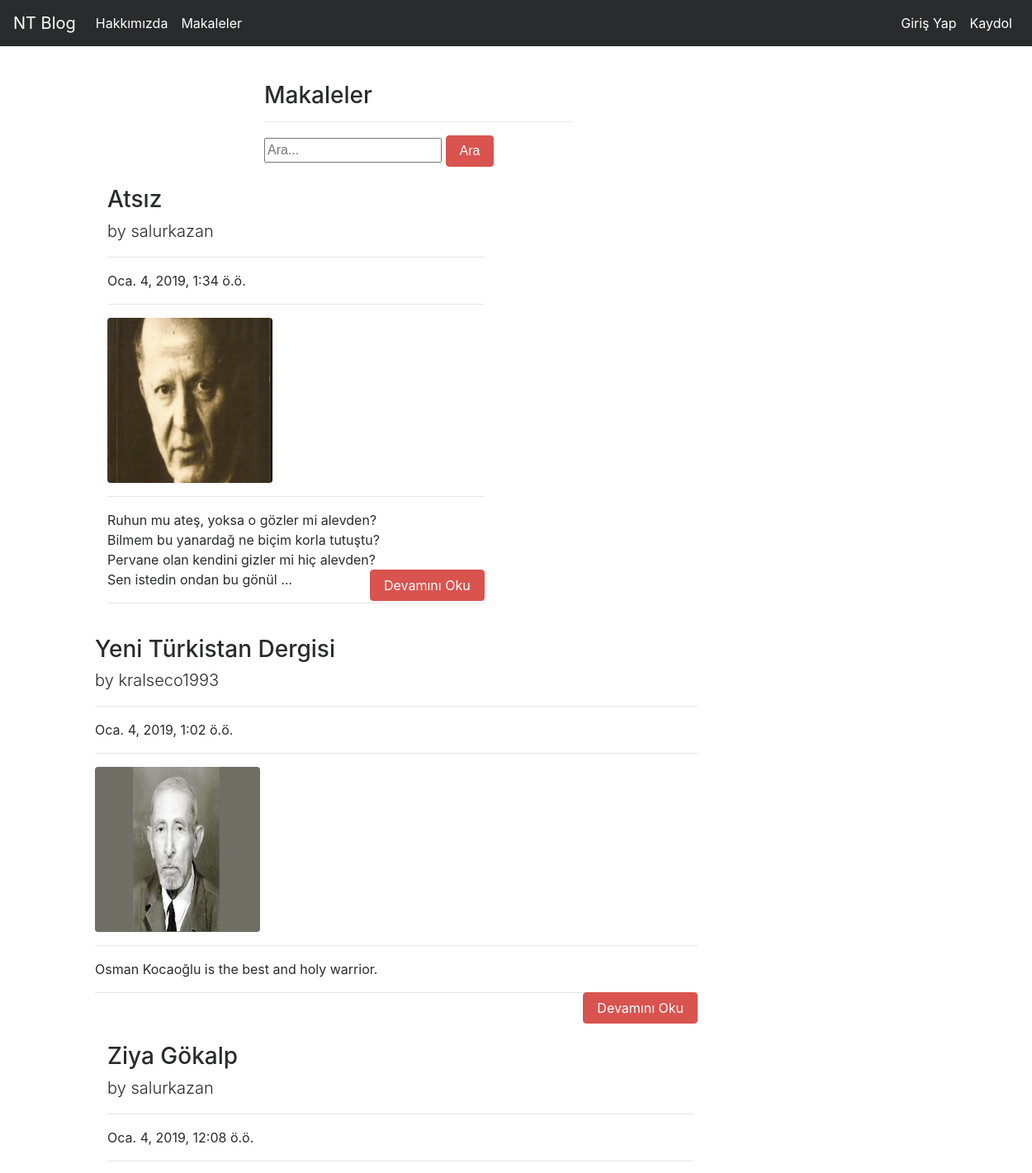
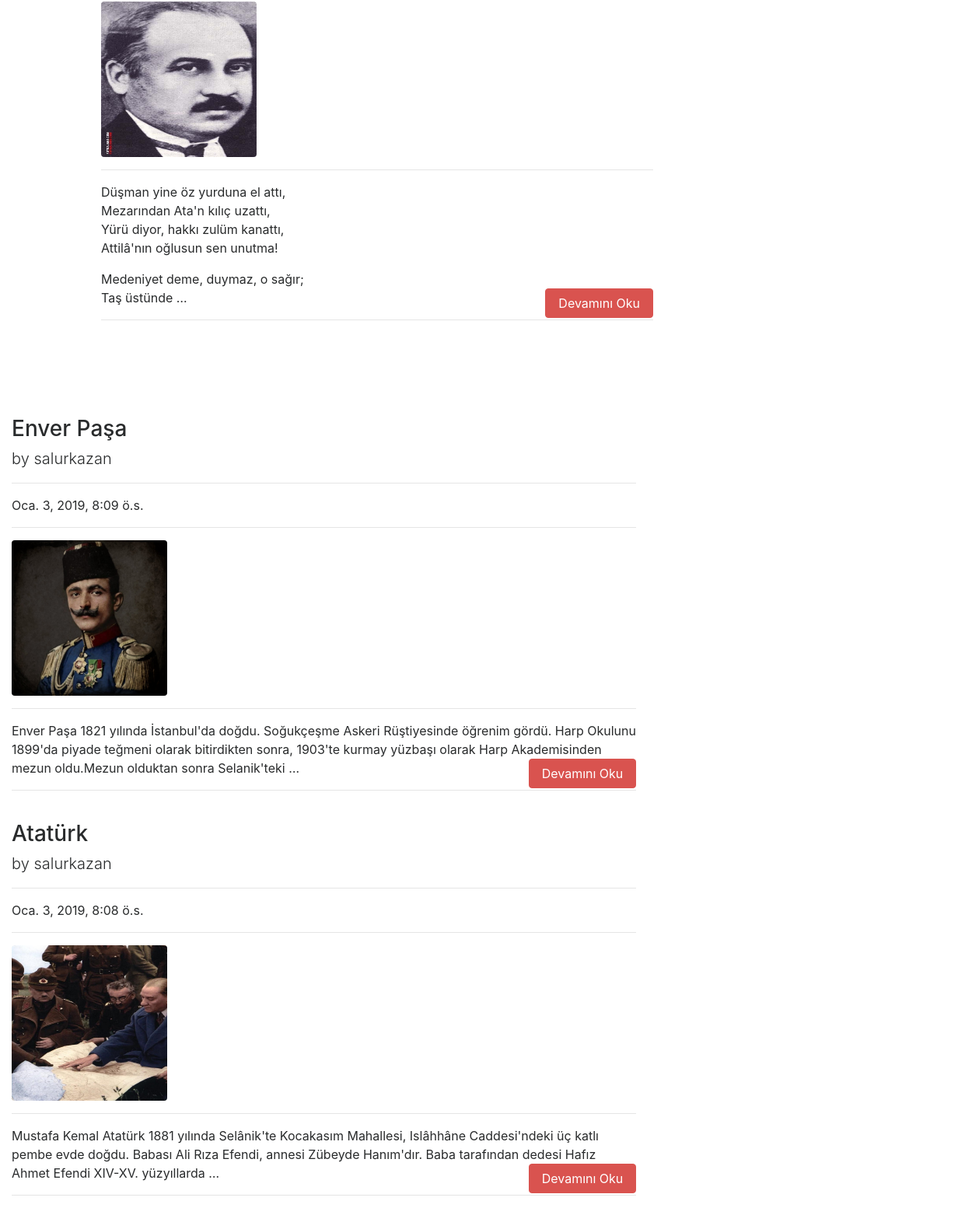
The app's page /articles/ with its own data (2 pictures, top to bottom).
### article/models.py (models this page shows, shortened)
class Article(models.Model):
    author = models.ForeignKey("auth.User",on_delete = models.CASCADE, verbose_name = "Yazar")#bu alan user kısmına denk geliyor diyoruz. Bu kullanıcı silindiğinde makale de silinecek
    title = models.CharField(max_length = 50, verbose_name = "Başlık")
    content = RichTextField(verbose_name = "İçerik")
    created_date = models.DateTimeField(auto_now=True, verbose_name = "Oluşturulma Tarihi")#o anki tarih
    article_image = models.FileField(blank = True, null=True, verbose_name="Fotoğraf Ekle")#bu alanımız dolu veya boş olabilir.
    class Meta:
        ordering = ['-created_date'] #son ekleme tarihine sahip olan ilk gösterilecek.

### article/views.py (the view)
# urls.py: path('', views.articles, name = "articles"),#blog/urls'te dahil ettiğimiz için burada belirtmemeliyiz. boşluk bıraktık bu yüzden.
def articles(request):
    keyword = request.GET.get("keyword")
    if keyword:
        articles = Article.objects.filter(title__contains= keyword)
        return render(request, "articles.html",{"articles":articles})
    articles = Article.objects.all() #bütün makaleleri aldık.
    return render(request,"articles.html",{"articles":articles})

### templates/articles.html (shortened to what this page needs)
{% extends "layout.html" %}
{% block body %}
<div class="row">
<div class="col-lg-8">
    <div class="row">
        <div class="col-md-10 offset-md-3">
            <div class="col-lg-8">
                <h3>Makaleler</h3>
                <hr>
                    <form>
                        <input type="text" name = "keyword" class="input-sm" maxlength="64" placeholder="Ara...">
                    <button type="submit" class="btn btn-danger">Ara</button>
                    </form>
            </div>
        </div>
    </div>
{% if articles %}
{% for article in articles  %}
    <div class="col-lg-8">
      <h3 class="mt-4">{{article.title}}</h3>
      <p class="lead">
        by
        {{article.author}}
      </p>
      <hr>
      <p>{{article.created_date}}</p>
      <hr>
      {% if article.article_image %}
      <img style="height:200px; width:200px" class="img-fluid rounded" src="{{article.article_image.url}}" alt="" >
      {% endif %}
      <hr>
      <p class="lead">
            {{article.content|safe|truncatewords:30}}
            <a style ="float : right" href="{% url  'article:detail' article.id %}" class="btn btn-danger">Devamını Oku</a>
      </p>
      <hr>
      </div>
    </div>
{% endfor %}
{% else %}
    <div class="alert alert-danger">
        Makale Bulunamadı
    </div>
{% endif %}
{% endblock body %}

### templates/layout.html (shortened to what this page needs)
<!DOCTYPE html>
{% load static %}
<html lang="en">
<head>
    <link rel="stylesheet" href="{% static 'css/bootstrap.min.css' %}">
</head>
<body>
    {% include "includes/navbar.html" %}
    <div  style = "margin:100px; margin-bottom:100px;" class="container">
        {% block body %}
        {% endblock body %}
</body>
</html>

### templates/includes/navbar.html (shortened to what this page needs)
<nav class="navbar navbar-toggleable-md navbar-inverse fixed-top bg-inverse">
    <a class="navbar-brand" href="{% url 'index' %}">NT Blog</a>
    <div class="collapse navbar-collapse" id="navbarCollapse">
      <ul class="navbar-nav mr-auto">
        <li class="nav-item active">
          <a class="nav-link" href="{% url 'about' %}">Hakkımızda</a>
        </li>
        <li class="nav-item active">
            <a class="nav-link" href="{% url  'article:articles' %}">Makaleler</a>
          </li>
      </ul>
        <ul class="navbar-nav m1-auto">
          {% if request.user.is_authenticated %}
              <li class="nav-item active">
                <a class="nav-link" href="{% url  'article:dashboard' %}">Kontrol Paneli</a>
              </li>
              <li class="nav-item active">
                <a class="nav-link" href="{% url  'user:logout' %}">Çıkış Yap</a>
              </li>
          {% else %}
              <li class="nav-item active">
                <a class="nav-link" href="{% url  'user:login' %}">Giriş Yap</a>
              </li>
              <li class="nav-item active">
                <a class="nav-link" href="{% url  'user:register' %}">Kaydol</a>
              </li>
          {% endif %}
        </ul>
    </div>
  </nav>

### records on screen
Article: title "Atsız", author "salurkazan", created_date "Oca. 4, 2019, 1:34 ö.ö.", article_image (picture), content "Ruhun mu ateş, yoksa o gözler mi alevden? Bilmem bu yanardağ ne biçim korla tutuştu? Pervane olan kendini gizler mi hiç alevden? Sen istedin ondan bu gönül …"
Article: title "Yeni Türkistan Dergisi", author "kralseco1993", created_date "Oca. 4, 2019, 1:02 ö.ö.", article_image (picture), content "Osman Kocaoğlu is the best and holy warrior."
Article: title "Ziya Gökalp", author "salurkazan", created_date "Oca. 4, 2019, 12:08 ö.ö.", article_image (picture), content "Düşman yine öz yurduna el attı, Mezarından Ata'n kılıç uzattı, Yürü diyor, hakkı zulüm kanattı, Attilâ'nın oğlusun sen unutma! Medeniyet deme, duymaz, o sağır; Taş üstünde …"
Article: title "Enver Paşa", author "salurkazan", created_date "Oca. 3, 2019, 8:09 ö.s.", article_image (picture), content "Enver Paşa 1821 yılında İstanbul'da doğdu. Soğukçeşme Askeri Rüştiyesinde öğrenim gördü. Harp Okulunu 1899'da piyade teğmeni olarak bitirdikten sonra, 1903'te kurmay yüzbaşı olarak Harp Akademisinden mezun oldu.Mezun olduktan sonra Selanik'teki …"
Article: title "Atatürk", author "salurkazan", created_date "Oca. 3, 2019, 8:08 ö.s.", article_image (picture), content "Mustafa Kemal Atatürk 1881 yılında Selânik'te Kocakasım Mahallesi, Islâhhâne Caddesi'ndeki üç katlı pembe evde doğdu. Babası Ali Rıza Efendi, annesi Zübeyde Hanım'dır. Baba tarafından dedesi Hafız Ahmet Efendi XIV-XV. yüzyıllarda …"
